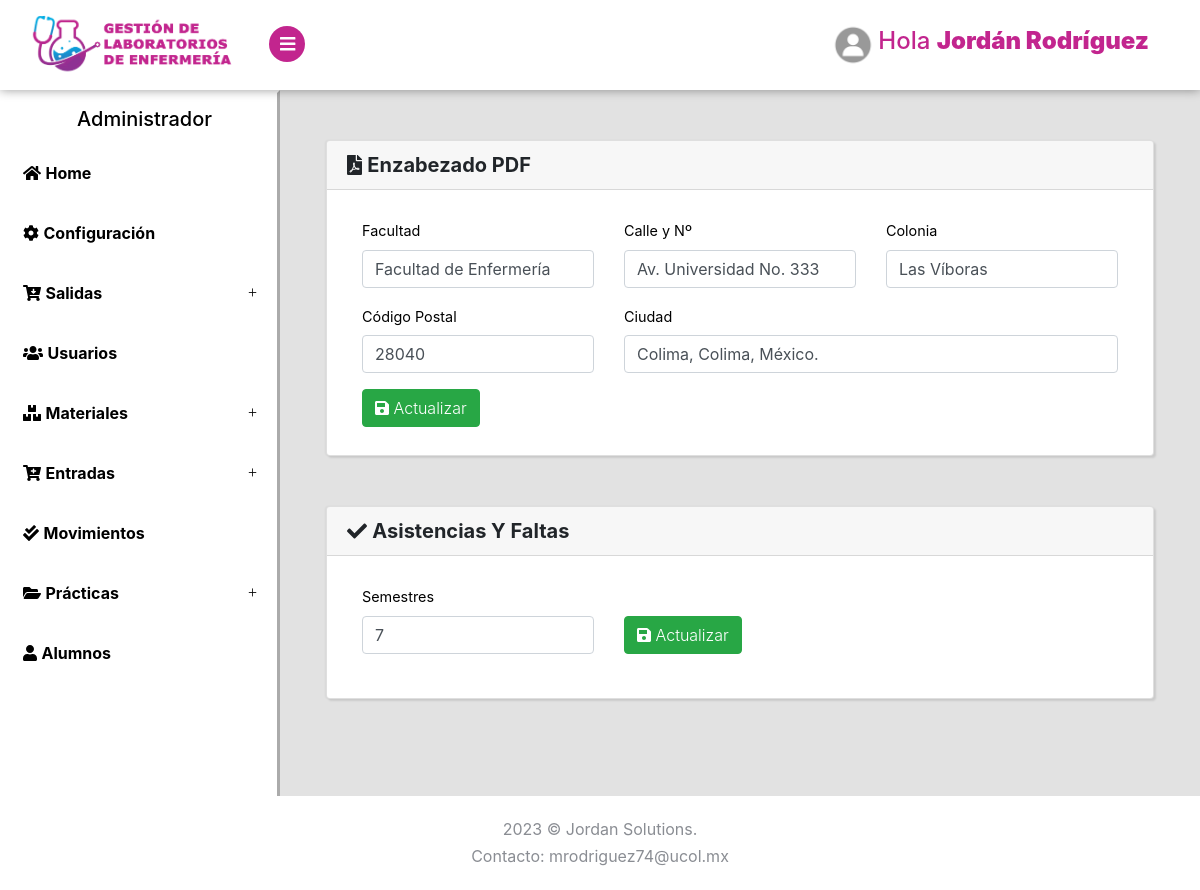
/Configuracion/Listar (signed in), run on an earlier commit of the app's database.
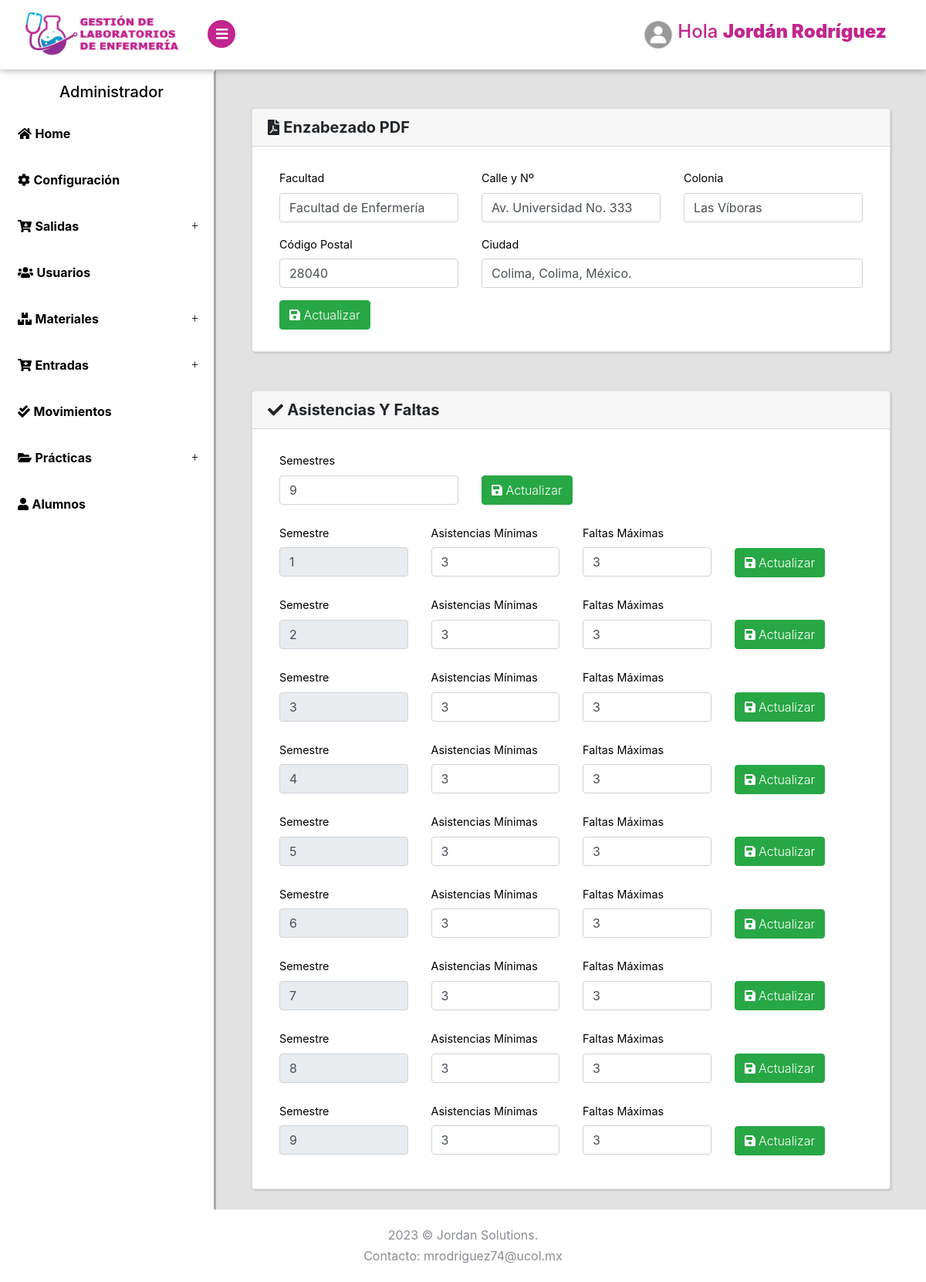
And on a later commit of the database.
### tables this page shows
CREATE TABLE `configuracion` (
  `id` int(11) NOT NULL,
  `facultad` varchar(200) NOT NULL,
  `calle` varchar(200) NOT NULL,
  `colonia` varchar(200) NOT NULL,
  `cp` int(11) NOT NULL,
  `ciudad` varchar(200) NOT NULL,
  `semestres` int(2) NOT NULL
);

CREATE TABLE `configsemestre` (
  `id` int(11) NOT NULL,
  `aminimas` int(2) NOT NULL,
  `fmaximas` int(2) NOT NULL
);

### Libraries/Core/Views.php (called while the page is built)
<?php
class Views{
    function getView($controller, $view, $alert="", $data1 = "", $data2 = "", $data3 = "", $data4 = "", $data5 = "")
    {
        $controller = get_class($controller);
        if ($controller == "Login") {
            $view = "Views/".$view.".php";
        }else{
            $view = "Views/" . $controller . "/" . $view . ".php";
        }
        require_once($view);
    }
}
?>

### Controller/Configuracion.php (called while the page is built, shortened)
<?php
class Configuracion extends Controllers{
    public function Listar()
    {
        $data1 = $this->model->selectConfiguracion();
        $data2 = $this->model->selectConfiguracionA();
        $this->views->getView($this, "Listar", "", $data1, $data2);
    }
}
?>

### index.php (called while the page is built, shortened)
<?php
require_once("Helpers/Helpers.php");
require_once("Libraries/Core/Load.php");
?>

### Helpers/Helpers.php (called while the page is built, shortened)
<?php
function base_url()
{
    return BASE_URL;
}
?>

### Libraries/Core/Mysql.php (called while the page is built, shortened)
<?php
class Mysql extends Conexion{
    private $conexion;
    function __construct()
    {
        $this->conexion = new Conexion();
        $this->conexion = $this->conexion->conect();
    }
    public function select(string $query){
        $this->strquery = $query;
        $result = $this->conexion->prepare($this->strquery);
        $result->execute();
        $data = $result->fetch(PDO::FETCH_ASSOC);
        return $data;
    }
    public function select_all(string $query){
        $this->strquery = $query;
        $result = $this->conexion->prepare($this->strquery);
        $result->execute();
        $data = $result->fetchall(PDO::FETCH_ASSOC);
        return $data;
    }
}
?>

### Libraries/Core/Conexion.php (called while the page is built)
<?php
class Conexion{
    private $conect;
    public function __construct()
    {
      $conexion = "mysql:host=".HOST.";dbname=".BD.";.CHARSET.";
      try {
          $this->conect = new PDO($conexion, DB_USER, PASS);
          $this->conect->setAttribute(PDO::ATTR_ERRMODE, PDO::ERRMODE_EXCEPTION);
      } catch (PDOException $e) {
          $this->conect = "Error en la conexion";
          echo "Error: " . $e->getMessage();
      }
    }
    public function conect()
    {
        return $this->conect;
    }
}
?>

### Models/ConfiguracionModel.php (called while the page is built, shortened)
<?php
class ConfiguracionModel extends Mysql{
    public function selectConfiguracion()
    {
        $sql = "SELECT * FROM configuracion";
        $res = $this->select($sql);
        return $res;
    }
    public function selectConfiguracionA()
    {
        $sql = "SELECT * FROM configsemestre";
        $res = $this->select_all($sql);
        return $res;
    }
}
?>

### Views/Configuracion/Listar.php (the view, shortened to what the rows shown need)
<?php if($_SESSION['rol'] <= 1){ ?>
<div class="page-content2">
    <section>
        <div class="card container-fluid2 text-center">
            <div class="card-header"><i class="fas fa-exclamation-circle"></i> ERROR</div>
            <div class="card-body">
                <img src="../Assets/img/unicornio.png" style="height: 400px; ">
                <h5 class="card-title">Error: No tienes acceso a esta página.</h5>
            </div>
            <div class="card-footer text-muted">
              <a href="<?php echo base_url() ?>Dashboard/Alumnos" class="btn btn-primary">Ir al inicio</a>
            </div>
        </div>
    </section>
</div>
<?php }  else { ?>
<div class="page-content">
    <section>
        <div class="card container-fluid2">
            <h5 class="card-header"><i class="fas fa-file-pdf"></i> <strong>Enzabezado PDF</strong></h5>
            <div class="card-body">
                <div class="container-fluid ">
                    <div class="row">
                        <div class="col-lg-12 mt-2">
                            <form action="<?php echo base_url(); ?>/Configuracion/actualizar" method="post">
                                <div class="row">
                                    <div class="col-lg-4">
                                        <div class="form-group">
                                            <label for="facultad">Facultad</label>
                                            <input id="facultad" class="form-control" type="text" name="facultad" value="<?php echo $data1['facultad']; ?>">
                                        </div>
                                    </div>
                                    <div class="col-lg-4">
                                        <div class="form-group">
                                            <label for="calle">Calle y Nº</label>
                                            <input id="calle" class="form-control" type="text" name="calle" value="<?php echo $data1['calle']; ?>">
                                        </div>
                                    </div>
                                    <div class="col-lg-4">
                                        <div class="form-group">
                                            <label for="colonia">Colonia</label>
                                            <input id="colonia" class="form-control" type="text" name="colonia" value="<?php echo $data1['colonia']; ?>">
                                        </div>
                                    </div>
                                    <div class="col-lg-4">
                                        <div class="form-group">
                                            <label for="cp">Código Postal</label>
                                            <input id="cp" class="form-control" type="number" name="cp" value="<?php echo $data1['cp']; ?>">
                                        </div>
                                    </div>
                                    <div class="col-lg-8">
                                        <div class="form-group">
                                            <label for="ciudad">Ciudad</label>
                                            <input id="ciudad" class="form-control" type="text" name="ciudad" value="<?php echo $data1['ciudad']; ?>">
                                        </div>
                                    </div>
                                </div>
                                <div class="row">
                                    <div class="col-lg-8 mb-2">
                                        <button class="btn btn-success" type="submit"><i class="fas fa-save"></i> Actualizar</button>
                                    </div>
                                    <div class="col-lg-4">
                                    </div>
                                </div>
                            </form>
                        </div>
                    </div>
                </div>
            </div>
        </div>
        <div class="card container-fluid2">
            <h5 class="card-header"><i class="fas fa-check"></i> <strong>Asistencias Y Faltas</strong></h5>
            <div class="card-body">
                <div class="container-fluid ">
                    <div class="row">
                        <div class="col-lg-12 mt-2">
                            <form action="<?php echo base_url(); ?>/Configuracion/actualizarA" method="post">
                                <div class="row">
                                    <div class="col-lg-4 mb-2">
                                        <div class="form-group">
                                            <label for="semestres">Semestres</label>
                                            <input id="semestres" min="1" class="form-control" type="number" name="semestres" value="<?php echo $data1['semestres']; ?>">
                                        </div>
                                    </div>
                                    <div class="col-lg-4 mb-2">
                                        <br>
                                        <button class="btn btn-success" style="margin-top: 8px;" type="submit"><i class="fas fa-save"></i> Actualizar</button>
                                    </div>
                                    <div class="col-lg-4">
                                    </div>
                                </div>
                            </form>
                            <?php foreach ($data2 as $da) { ?>
                                <form action="<?php echo base_url(); ?>/Configuracion/ActSemestre" method="post">
                                    <div class="row">
                                        <div class="col-lg-3 mb-2">
                                            <div class="form-group">
                                                <label for="semestre">Semestre</label>
                                                <input id="semestre" class="form-control" type="number" name="semestre" value="<?php echo $da['id']; ?>" disabled>
                                            </div>
                                        </div>
                                        <div class="col-lg-3 mb-2">
                                            <div class="form-group">
                                                <label for="aminimas">Asistencias Mínimas</label>
                                                <input id="aminimas" min="0" class="form-control" type="number" name="aminimas" value="<?php echo $da['aminimas']; ?>">
                                            </div>
                                        </div>
                                        <div class="col-lg-3 mb-2">
                                            <div class="form-group">
                                                <label for="fmaximas">Faltas Máximas</label>
                                                <input id="fmaximas" min="0" class="form-control" type="number" name="fmaximas" value="<?php echo $da['fmaximas']; ?>">
                                            </div>
                                        </div>
                                        <div class="col-lg-3 mb-2">
                                            <br>
                                            <button class="btn btn-success" style="margin-top: 8px;" type="submit"><i class="fas fa-save"></i> Actualizar</button>
                                        </div>
                                    </div>
                                </form>
                            <?php } ?>
                        </div>
                    </div>
                </div>
            </div>
        </div>
    </section>
</div>
<?php } ?>

What changed in the data, as far as the page shows it:
changed configuracion "Facultad de Enfermería": semestres "7" → "9"
added configsemestre: semestre "1", aminimas "3", fmaximas "3"
added configsemestre: semestre "2", aminimas "3", fmaximas "3"
added configsemestre: semestre "3", aminimas "3", fmaximas "3"
added configsemestre: semestre "4", aminimas "3", fmaximas "3"
added configsemestre: semestre "5", aminimas "3", fmaximas "3"
added configsemestre: semestre "6", aminimas "3", fmaximas "3"
added configsemestre: semestre "7", aminimas "3", fmaximas "3"
added configsemestre: semestre "8", aminimas "3", fmaximas "3"
added configsemestre: semestre "9", aminimas "3", fmaximas "3"
